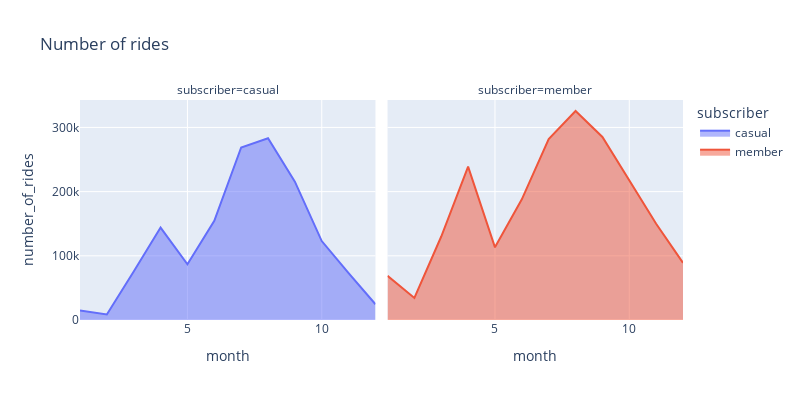

The code cell stored with this chart in its notebook:
### Markdown cell above
#### Visvalizing the findings to make some sence of the data and to find some patterns. Using Plotly library to create area charts.

### Code cell
px.area(trips_per_member.groupby(['subscriber','month'],as_index=False).sum()[['number_of_rides','subscriber','month']],x='month',y='number_of_rides',width=800,height=400,title='Number of rides',facet_col='subscriber',color='subscriber')

### Figure 1 — Plotly figure (JSON) as saved in the notebook; plotly's stock layout.template omitted (floating-point values rounded to 4 significant figures)
{"data": [{"hovertemplate": "subscriber=casual<br>month=%{x}<br>number_of_rides=%{y}<extra></extra>", "legendgroup": "casual", "line": {"color": "#636efa"}, "mode": "lines", "name": "casual", "orientation": "v", "showlegend": true, "stackgroup": "1", "type": "scatter", "x": [1, 2, 3, 4, 5, 6, 7, 8, 9, 10, 11, 12], "xaxis": "x", "y": [14690, 8613, 75642, 144008, 86763, 154509, 268734, 283069, 215463, 122981, 73103, 24496], "yaxis": "y"}, {"hovertemplate": "subscriber=member<br>month=%{x}<br>number_of_rides=%{y}<extra></extra>", "legendgroup": "member", "line": {"color": "#EF553B"}, "mode": "lines", "name": "member", "orientation": "v", "showlegend": true, "stackgroup": "1", "type": "scatter", "x": [1, 2, 3, 4, 5, 6, 7, 8, 9, 10, 11, 12], "xaxis": "x2", "y": [68819, 34383, 130049, 238876, 113190, 188028, 281692, 325588, 285221, 216605, 149833, 89100], "yaxis": "y2"}], "layout": {"annotations": [{"font": {}, "showarrow": false, "text": "subscriber=casual", "x": 0.245, "xanchor": "center", "xref": "paper", "y": 1, "yanchor": "bottom", "yref": "paper"}, {"font": {}, "showarrow": false, "text": "subscriber=member", "x": 0.755, "xanchor": "center", "xref": "paper", "y": 1, "yanchor": "bottom", "yref": "paper"}], "height": 400, "legend": {"title": {"text": "subscriber"}, "tracegroupgap": 0}, "title": {"text": "Number of rides"}, "width": 800, "xaxis": {"anchor": "y", "domain": [0, 0.49], "title": {"text": "month"}}, "xaxis2": {"anchor": "y2", "domain": [0.51, 1], "matches": "x", "title": {"text": "month"}}, "yaxis": {"anchor": "x", "domain": [0, 1], "title": {"text": "number_of_rides"}}, "yaxis2": {"anchor": "x2", "domain": [0, 1], "matches": "y", "showticklabels": false}}}
